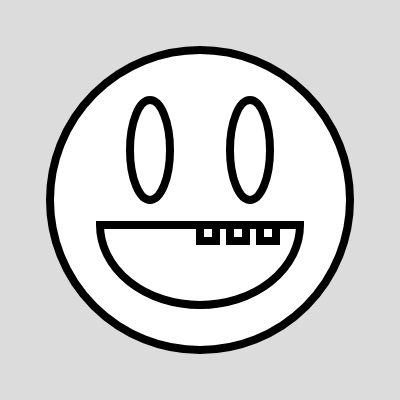
Frame 1 (no input)
Frame 60 (no input): identical to frame 1, image omitted
Frame 120 (the mouse pressed at the canvas centre since frame 60): identical to frame 1, image omitted

The p5.js sketch that drew this single still picture (run headless with seeded random() and noise() and a simulated clock; from frame 60 on, the mouse is pressed at the canvas centre):

// p5.js sketch
// ── sketch.js
// https://editor.p5js.org/jht9629-nyu/sketches/hbS0akCtL
// ICM - WK5 - What is this? v2

function setup() {
  createCanvas(400, 400);
}

function draw() {
  background(220);
  strokeWeight(8);
  drawHead();
  drawEyes();
  drawMouth();
  drawTooth(200, 225);
  drawTooth(200+30, 225);
  drawTooth(200+30*2, 225);
}

function drawTooth(x, y) {
  // let x = 200
  // let y = 225
  square(x, y, 16);
}

function drawHead() {
  circle(200, 200, 300);
}

function drawEyes() {
  ellipse(150, 150, 40, 100);
  ellipse(250, 150, 40, 100);
}

function drawMouth() {
  arc(200, 225, 200, 160, 0, radians(180), CHORD);
}

// https://editor.p5js.org/enickles/sketches/GIb81wNrH
// ICM - WK5 - What is this? v2 --enickles
